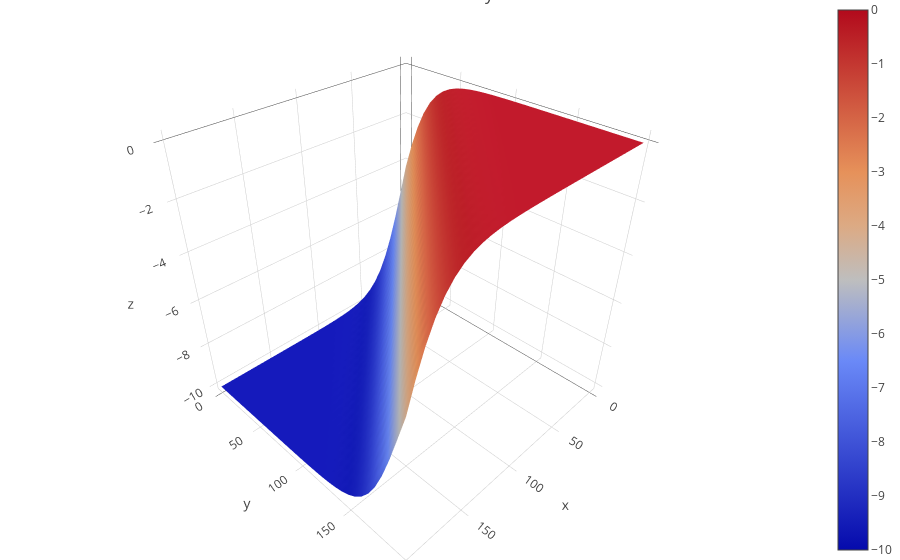

The cell this chart's notebook holds for it:
### Markdown cell above
ある事象が起こると「Yes」証券は1ドル、「No」証券は0ドルになり、起こらなければ逆の価値を持つとする。

1. x軸 ... 現時点で市場にある「Yes」証券の量
2. y軸 ... 現時点で市場にある「No」証券の量

b(liquidity係数)を変えると関数がなめらかになっていることがわかる。
先述のように購入にかかるコストはコスト関数から以下の式で直接計算できる。

$$C(q + r) - C(q)$$

描画してみる。こちらの方がわかりやすいかもしれない。

### Code cell
@interact(b=(0.5, 30.0, 1), x_amount_to_buy=(-30, 50, 10))
def plot(b=1, x_amount_to_buy = 10):
    z = LMSR(x + x_amount_to_buy, y, b) - LMSR(x, y, b)
    trace1 = go.Surface(x=x,y=y, z=z)     
    data=[trace1]
    layout = go.Layout(
    title='Cost to buy',
    margin=dict(
        l=0,
        r=0,
        b=0,
        t=0
        )
    )
    fig = go.Figure(data=data, layout=layout)
    plotly.offline.iplot(fig, filename='Costfunction-3d-surface')

### Figure 1 — Plotly figure (JSON) as saved in the notebook; plotly's stock layout.template omitted (floating-point values rounded to 4 significant figures; data arrays with more than 128 entries replaced by an {"elided": "..."} marker saying what was removed)
{"data": [{"type": "surface", "x": {"elided": "32x32 float values"}, "y": {"elided": "32x32 float values"}, "z": {"elided": "32x32 float values"}}], "layout": {"margin": {"b": 0, "l": 0, "r": 0, "t": 0}, "title": "Cost to buy"}}
